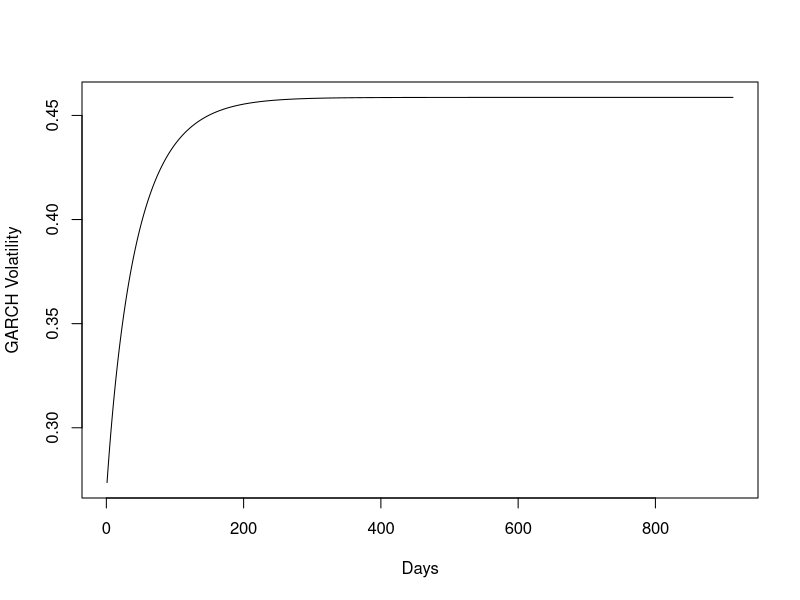
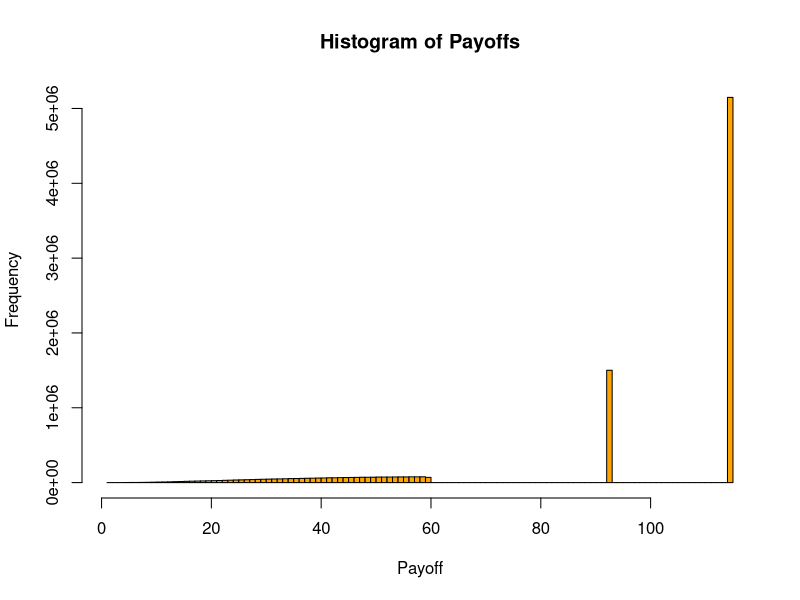

R code for these plots, in order:
rm(list=ls()) ## Clear the workspace

###############
## Problem 1 ##
###############
## Reading in the data.
## We sampled it to daily data, sourced from Yahoo Finance.
stox <- read.csv("STOXX50Edaily.csv") # Source: Yahoo Finance.
stox$Volume <- NULL # We do not need the volume data.
stox <- stox[, c(1, 5)] # We only need the date and closing price.
stox$Date <- as.Date(stox$Date) # We need the date to be a date object.
stox$Close <- as.numeric(stox$Close) # We need the closing price to be numeric.
stox <- na.omit(stox) # We need to omit the NA values.
stox$r <- c(NA, diff(log(stox$Close))) # We need the daily returns.
head(stox)

r <- na.omit(stox$r) # We omit values again, just in case, and save the column as a vector "r".

#################
## GARCH Model ##
#################
## Declaring the function for GARCH variance.
garch.var <- function(r, omega, alpha, beta) {
  sigma2 <- r[1]^2
  for (i in 2:length(r)) {
    sigma2 <- c(sigma2, omega + alpha * r[i]^2 + beta * sigma2[i - 1])
  }
  return(sigma2)
}

## Declaring function for GARCH log-likelihood.
garch.ll <- function(params, r) {
  omega <- params[1]
  alpha <- params[2]
  beta <- params[3]
  sigma2 <- garch.var(r, omega, alpha, beta)
  r <- r[-1]
  sigma2 <- sigma2[-length(sigma2)]
  ll <- sum(-log(sigma2) - r^2/sigma2)
  return(-ll)
}

## Minimising the log-likelihood function.
result <- nlminb(c(0.001, 0.3, 0.3), garch.ll, lower = 1e-06, upper = 1 - 1e-06, r = r)

## Storing the result parameters,
omega <- result$par[1]
alpha <- result$par[2]
beta <- result$par[3]
gamma <- 1 - alpha - beta
# long-term variance
long.t.var <- omega/gamma
sqrt(long.t.var * 250) # Long-term volatility, Garch

#Trading days-1
m <- 912
garch.sigma2 <- garch.var(r, omega, alpha, beta)
garch.sigma2.t <- garch.sigma2[length(garch.sigma2)]
garch.sigma2.vec <- long.t.var + (alpha + beta)^(0:m) * (garch.sigma2.t -long.t.var)

garch.sigma.vec <- sqrt(garch.sigma2.vec)
plot(garch.sigma.vec * sqrt(913), xlab = "Days", ylab = "GARCH Volatility",
     type = "l")

#Get garchsigma, higher due to mean reversion to "TRUE" long-term volatility
garch.sigma = sqrt(sum(garch.sigma2.vec))
garch.sigma


###############
## Problem 2 ##
###############
# 3 year and 8 months yield AAA rated bonds from ECB is:
# 2,237%.
# https://www.ecb.europa.eu/stats/financial_markets_and_interest_rates/euro_area_yield_curves/html/index.en.html
# Utilize ECB government bonds due to no EURIBOR rate beyond 1 year rate.
# As mentioned in previous taks, just utilizing a 3 year yield will not be appropriate,
# due to the yield curve not being horizontal. Thus we cannot use Euribor since anything
# Besides a 1 year rate is not listed. Using 1 year would perhaps not cause a huge deviation
# for our purpose, but feel ECB is a better estimate none the less. 

###############
## Problem 3 ##
###############
## Monte-Carlo Parameters
#Fetch garch.sigma from task 1 
## We opted not to use VSTOXX index as it was currently in a low volatility period.
S0 <- 4163.45 ## EURO STOXX 50 Closing Jan. 31, 2023.
T <- as.numeric(as.Date("2026-09-25") - as.Date("2023-01-31"))/365 # Maturity
rf <- 0.02237 # 3 year and 8 months yield AAA rated bonds from ECB.
f <- 1/40.58 # ratio
n <- 10000 # number of simulations
dt <- 1/250 # time step (1/250 = 1 trading day)
garch.sigma <- garch.sigma # garch volatility
sigma <- garch.sigma ## We use the GARCH volatility measure.

multi.paths <- function(S0, rf, sigma, dt, T, n) {
  t <- seq(dt, T, by=dt)
  m <- length(t)
  e <- exp((rf - 0.5*sigma^2)*dt + sigma * sqrt(dt) * rnorm(m*n))
  e <- matrix(e, m, n)
  S <- S0 * apply(e, 2, cumprod)
  S <- rbind(S0, S)
  return(S)
}

## storing our simulated paths
S <- multi.paths(S0, rf, sigma, dt, T, n)
S[1:5, 1:5] ## making sure we have the right dimensions

## payoff function
payoff <- function(S) {
  X0 <- ifelse(S >= 3449.997, 124, ifelse(S >= 2638.233, 100, 100 * S/4058.82))
  X0 <- exp(-rf * T) * X0 ## discounting
  return(X0)
}

X0 <- payoff(S) ## storing payoffs
mean(X0) ## average payoff

X0v <- c(X0) ## vectorising payoffs
hist(X0v, 100, main = "Histogram of Payoffs", xlab = "Payoff", col = "orange") # checking that we didn't screw up
max(X0v) > 124 ## further screw-up check

## Monte Carlo Error
SE <- sd(X0) / sqrt(length(X0)) ## standard error formula
alpha <- 0.99 ## confidence level
z <- qnorm(1 - (1 - alpha) / 2) ## z-score

## ANSWERS PROBLEM 3 ##
c(mean(X0) - z * SE, mean(X0), mean(X0) + z * SE) ## confidence interval
SE ## standard error (n observations)

####################
### Final comment###
####################
##Observe that true price in market is approximately 99
##This implies a bid/ask spread of 10% compared to our
## simulation. This may occur due to two reasons.
## For one our volatility estimate may be off,
## and thus there is some modelling error involved
## However it is at least equally important, if not more
## that the lack of liquidity and trading in the instrument
## leasds to a liquidity premium, thus the asset ends up
## being over-priced compared to expected pay-off. 